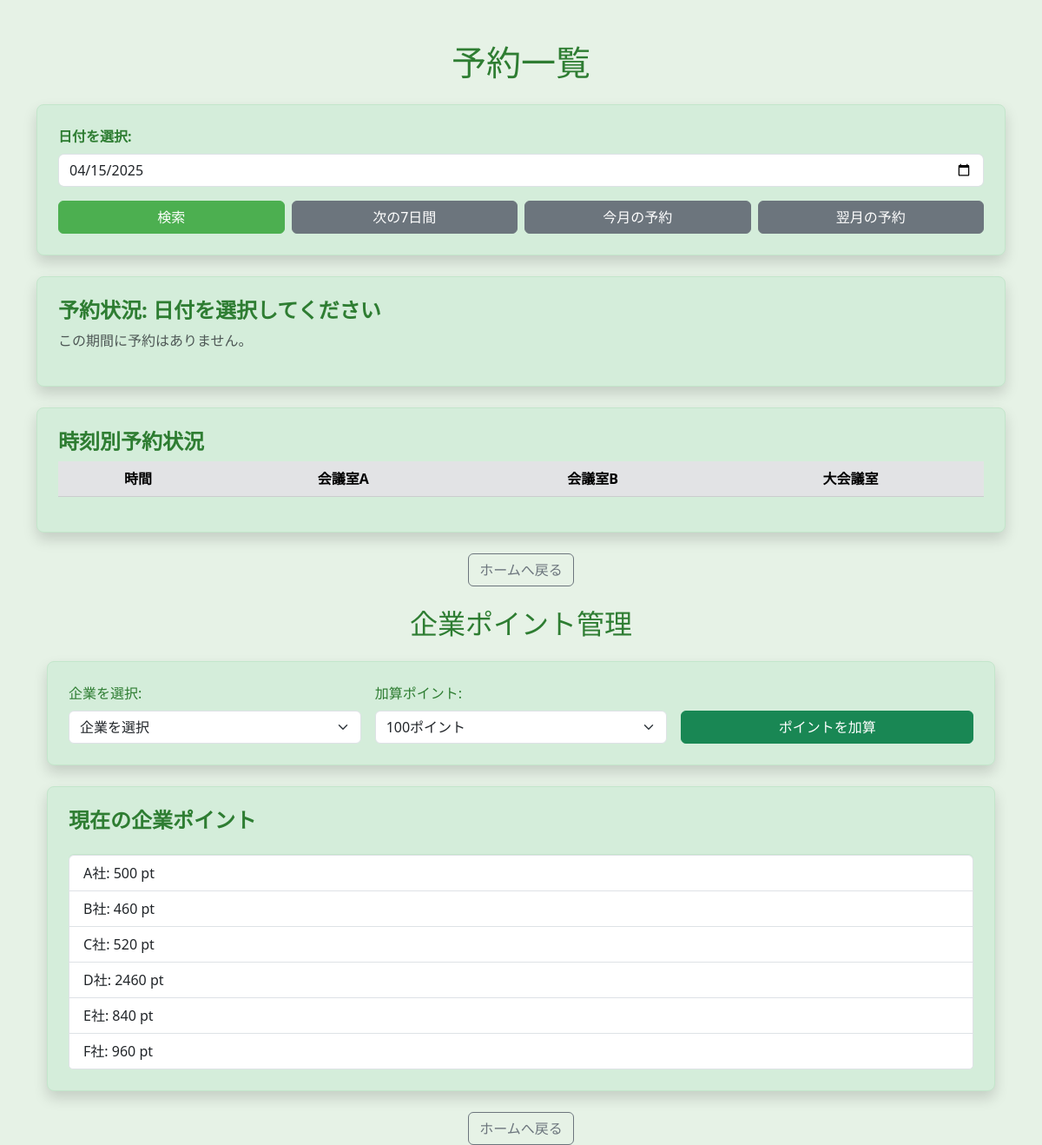
Page /reservations_list on the earlier database version.
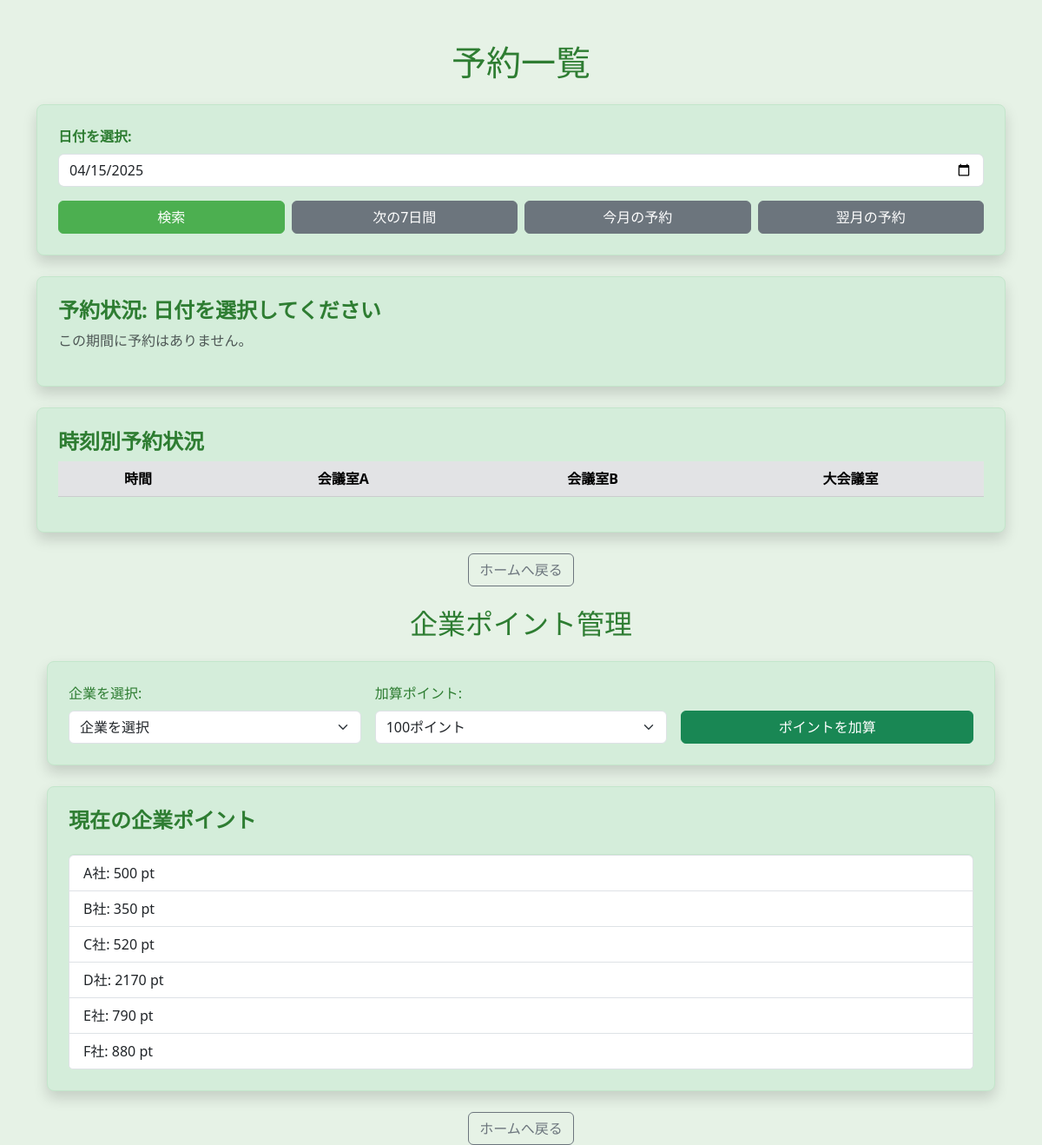
Same page on the later database version.
### app.py (models this page shows)
class CompanyPoints(db.Model):
    id = db.Column(db.Integer, primary_key=True)
    company = db.Column(db.String(50), unique=True, nullable=False)
    points = db.Column(db.Integer, default=1000)

### app.py (the view, shortened to what this page needs)
@app.route('/reservations_list', methods=['GET'])
def reservations_list():
    date_param = request.args.get('date')
    range_type = request.args.get('range')
    reservations = []
    selected_date = None
    today = datetime.today().date()
    if range_type == "7days":
        end_date = today + timedelta(days=7)
        reservations = Reservation.query.filter(
            and_(Reservation.date >= today, Reservation.date <= end_date)
        ).order_by(Reservation.date, Reservation.start_time).all()
    elif range_type == "month":
        end_date = (today.replace(day=1) + timedelta(days=31))
        reservations = Reservation.query.filter(
            and_(Reservation.date >= today, Reservation.date < end_date)
        ).order_by(Reservation.date, Reservation.start_time).all()
    companies = ['A社', 'B社', 'C社', 'D社', 'E社', 'F社']
    company_points = {company: fetch_company_points(company) for company in companies}
    return render_template(
        'reservations_list.html',
        reservations=reservations,
        selected_date=selected_date,
        range_type=range_type,
        company_points=company_points
    )

### app.py (called while the page is built)
def fetch_company_points(company_name):
    company_record = CompanyPoints.query.filter_by(company=company_name).first()
    return company_record.points if company_record else 0

### templates/reservations_list.html (shortened to what the changed rows need)
<!DOCTYPE html>
<html lang="ja">
<head>
  <link href="https://cdn.jsdelivr.net/npm/bootstrap@5.3.0/dist/css/bootstrap.min.css" rel="stylesheet">
  <link href="https://cdn.jsdelivr.net/npm/fullcalendar@6.1.8/main.min.css" rel="stylesheet">
</head>
<body>
  <div class="container mt-5">
    <h1 class="text-center mb-4" style="color: #2e7d32;">予約一覧</h1>
    <div class="card shadow p-4 mt-4" style="background-color: #d4edda; border: 1px solid #c3e6cb; border-radius: 8px;">
      <div class="table-responsive">
        <table class="table text-center" id="reservation_grid">
          <thead class="table-secondary">
            <tr>
              <th>時間</th>
              {% set roomNames = ["会議室A", "会議室B", "大会議室"] %}
              {% for room in roomNames %}
              <th>{{ room }}</th>
              {% endfor %}
            </tr>
          </thead>
        </table>
      </div>
    </div>
    <div class="container mt-4">
      <h2 class="text-center mb-4" style="color: #2e7d32;">企業ポイント管理</h2>
      <div class="card shadow p-4" style="background-color: #d4edda; border: 1px solid #c3e6cb; border-radius: 8px;">
        <ul id="company_points_list" class="list-group mt-3">
          {% for company, points in company_points.items() %}
            <li class="list-group-item">{{ company }}: {{ points }} pt</li>
          {% endfor %}
        </ul>
      </div>
    </div>
  </div>
</body>
</html>

Differences in the rows shown:
changed CompanyPoints "B社": points "460" → "350"
changed CompanyPoints "D社": points "2460" → "2170"
changed CompanyPoints "E社": points "840" → "790"
changed CompanyPoints "F社": points "960" → "880"
